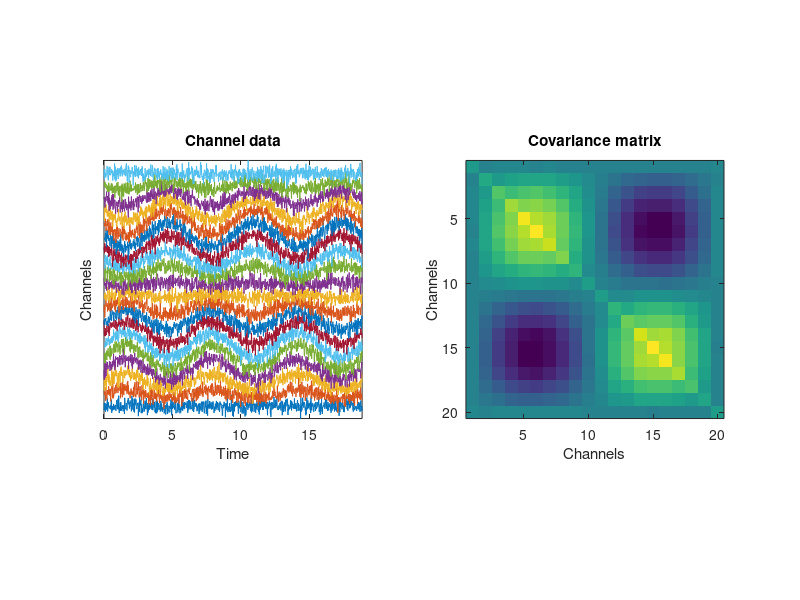
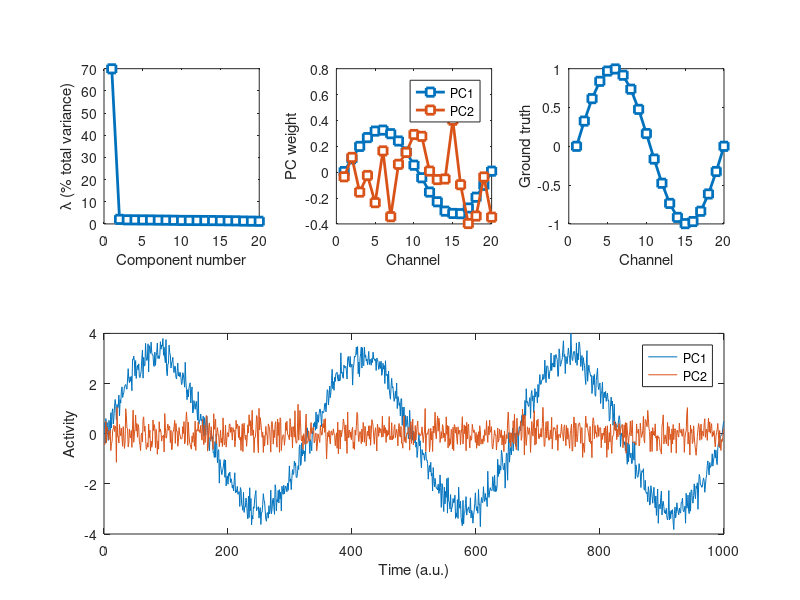

The MATLAB source for these figures, in order:
%%
%     COURSE: Linear algebra: theory and implementation
%    SECTION: Quadratic form and definiteness
%      VIDEO: Application of the normalized quadratic form: PCA
% Instructor: sincxpress.com
% 
%%


% simulation parameters
N = 1000; % time points
M =   20; % channels

% time vector (radian units)
t = linspace(0,6*pi,N);

% relationship across channels (imposing covariance)
chanrel = sin(linspace(0,2*pi,M))';

% create dataset
data = bsxfun(@times,repmat( sin(t),M,1 ),chanrel) + randn(M,N)/3;


% compute covariance matrix
data = bsxfun(@minus,data,mean(data,2));
covmat = data*data'/(N-1);

% visualize the data
figure(4), clf
subplot(121)
plot(t,bsxfun(@plus,data,(1:M)'))
set(gca,'ytick',[])
xlabel('Time'), ylabel('Channels')
axis tight, axis square
title('Channel data')


subplot(122)
imagesc(covmat)
axis square
xlabel('Channels'), ylabel('Channels')
title('Covariance matrix')


%% now for PCA


% eigendecomposition of covariance matrix
[evecs,evals] = eig( covmat );

% sort eigenvalues and eigenvectors
[evals,soidx] = sort( diag(evals),'descend' );
evecs = evecs(:,soidx);

% convert eigenvalues to percent variance explained
evals = 100*evals/sum(evals);


% compute component time series
r = 2; % two components
comp_time_series = evecs(:,1:r)'*data;


% visualize and interpret the results
figure(5), clf

% eigenvalues
subplot(231)
plot(evals,'s-','linew',2,'markerfacecolor','w')
axis square
xlabel('Component number'), ylabel('\lambda (% total variance)')

% eigenvectors
subplot(232)
plot(evecs(:,1:2),'s-','linew',2,'markerfacecolor','w')
axis square
xlabel('Channel'), ylabel('PC weight')
legend({'PC1';'PC2'})

% original channel modulator
subplot(233)
plot(chanrel,'s-','linew',2,'markerfacecolor','w')
axis square
xlabel('Channel'), ylabel('Ground truth')

% component time series
subplot(212)
plot(1:N,comp_time_series)
xlabel('Time (a.u.)'), ylabel('Activity')
legend({'PC1';'PC2'})

%% done.
